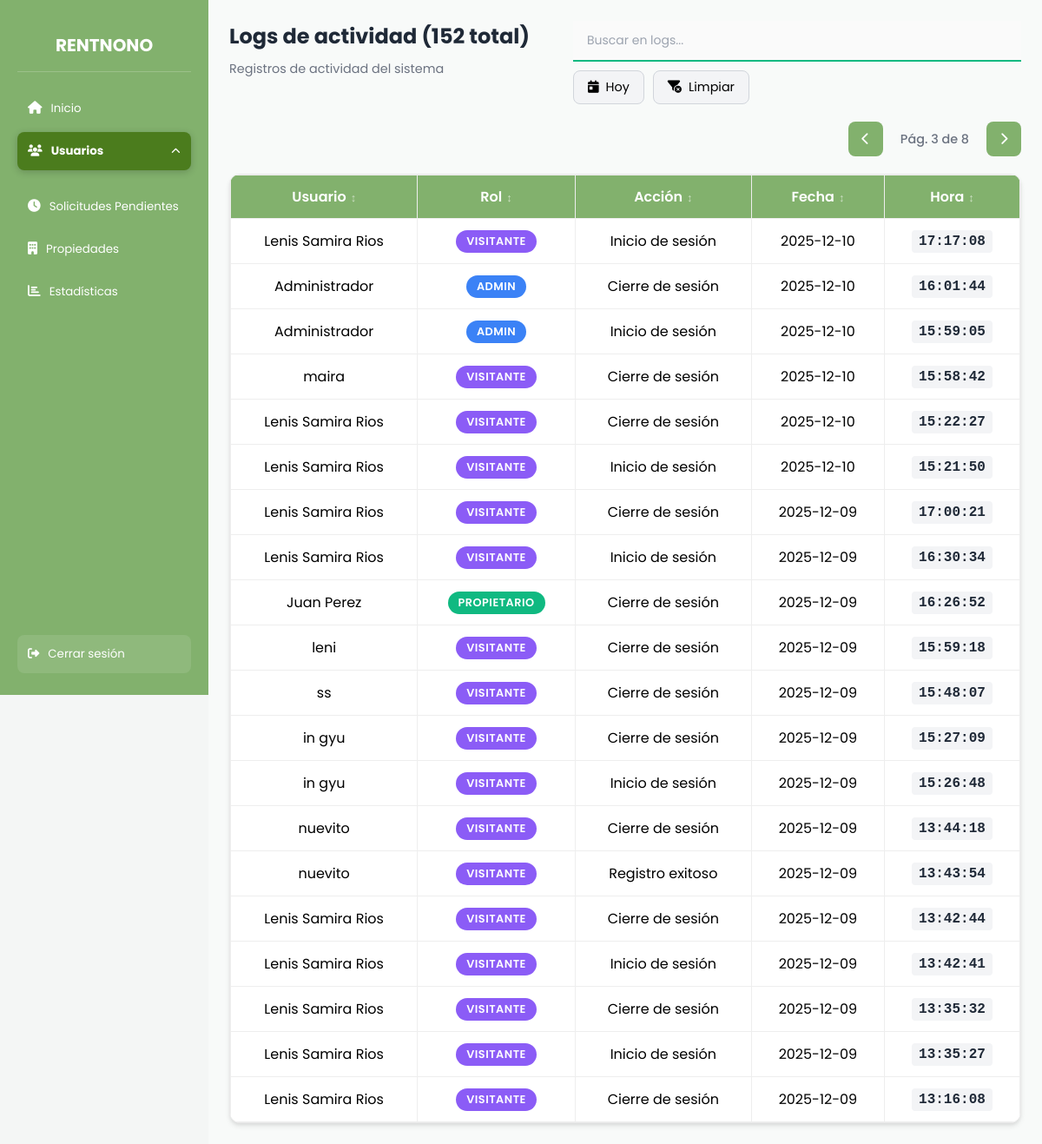
/RentNono/admin/indexadmin.php?pagina_logs=3&seccion=usuarios&tabla=logs (signed in), run on the app's committed database.
### tables this page shows
CREATE TABLE `logs_actividad` (
  `id` int(11) NOT NULL,
  `usuario_id` int(11) DEFAULT NULL,
  `usuario_nombre` varchar(150) DEFAULT NULL,
  `rol` enum('admin','propietario','visitante') NOT NULL DEFAULT 'visitante',
  `accion` varchar(255) NOT NULL,
  `fecha` datetime NOT NULL DEFAULT current_timestamp()
);

### RentNono/admin/indexadmin.php (the view, shortened to what this page needs)
<?php
require_once __DIR__ . '/../database/conexion.php';
            foreach ($usuarios as $u): ?>
            <?php endforeach;
$logsPorPagina = 20;
$paginaLogs = isset($_GET['pagina_logs']) ? max(1, (int)$_GET['pagina_logs']) : 1;
$offsetLogs = ($paginaLogs - 1) * $logsPorPagina;
try {
    $totalLogs = $conn->query("SELECT COUNT(*) FROM logs_actividad")->fetchColumn();
    $totalPaginasLogs = ceil($totalLogs / $logsPorPagina);
} catch (Exception $e) {
    error_log("Error obteniendo total de logs: " . $e->getMessage());
    $totalLogs = 0;
    $totalPaginasLogs = 1;
}
try {
    $logs = $conn->prepare("
        SELECT usuario_nombre, rol, accion, fecha, DATE(fecha) as fecha_simple
        FROM logs_actividad
        ORDER BY fecha DESC
        LIMIT :limit OFFSET :offset
    ");
    $logs->bindValue(':limit', $logsPorPagina, PDO::PARAM_INT);
    $logs->bindValue(':offset', $offsetLogs, PDO::PARAM_INT);
    $logs->execute();
    $logs = $logs->fetchAll(PDO::FETCH_ASSOC);
} catch (Exception $e) {
    error_log("Error obteniendo logs: " . $e->getMessage());
    $logs = [];
}
$seccionActiva = isset($_GET['seccion']) ? $_GET['seccion'] : 'inicio';
$tablaActiva = isset($_GET['tabla']) && in_array($_GET['tabla'], ['admins', 'propietarios', 'visitantes', 'logs'])
    ? $_GET['tabla']
    : 'admins';
?>
<!DOCTYPE html>
<html lang="es">
<head>
    <link rel="stylesheet" href="../estilos/admin.css">
    <link rel="stylesheet" href="https://cdnjs.cloudflare.com/ajax/libs/font-awesome/6.5.0/css/all.min.css">
</head>
<body>
<div class="layout">
    <aside class="sidebar">
        <h2 class="logo">RENTNONO</h2>
        <button class="menu-btn <?= $seccionActiva === 'inicio' ? 'activo' : '' ?>" data-seccion="inicio" id="btnInicio">
            <i class="fa-solid fa-house"></i> <span class="menu-text">Inicio</span>
        </button>
        <button class="menu-btn <?= $seccionActiva === 'usuarios' ? 'activo' : '' ?>" id="btnUsuarios">
            <i class="fa-solid fa-users"></i> <span class="menu-text">Usuarios</span>
            <i class="fa-solid fa-chevron-down flecha"></i>
        </button>
        <button class="menu-btn <?= $seccionActiva === 'solicitudes' ? 'activo' : '' ?>" data-seccion="solicitudes" id="btnSolicitudes">
            <i class="fa-solid fa-clock"></i> <span class="menu-text">Solicitudes Pendientes</span>
        </button>
        <button class="menu-btn <?= $seccionActiva === 'propiedades' ? 'activo' : '' ?>" data-seccion="propiedades" id="btnPropiedades">
            <i class="fa-solid fa-building"></i> <span class="menu-text">Propiedades</span>
        </button>
        <button class="menu-btn <?= $seccionActiva === 'estadisticas' ? 'activo' : '' ?>" data-seccion="estadisticas" id="btnEstadisticas">
            <i class="fa-solid fa-chart-bar"></i> <span class="menu-text">Estadísticas</span>
        </button>
        <button class="menu-btn logout-btn" id="btnLogout">
            <i class="fa-solid fa-right-from-bracket"></i> <span class="menu-text">Cerrar sesión</span>
        </button>
    </aside>
    <main class="contenido">
        <section id="logs" class="seccion <?= $seccionActiva === 'usuarios' && $tablaActiva === 'logs' ? 'visible' : '' ?>">
            <div class="logs-header">
                <div class="tabla-title">
                    <h2>Logs de actividad (<span id="totalLogsCount"><?= $totalLogs ?></span> total)</h2>
                    <span class="tabla-subtitle">Registros de actividad del sistema</span>
                </div>
                <div class="logs-filters">
                    <input type="text" id="searchLogs" placeholder="Buscar en logs..." class="buscador-tabla">
                    <button class="filter-btn" id="filterToday">
                        <i class="fa-solid fa-calendar-day"></i> Hoy
                    </button>
                    <button class="filter-btn" id="clearFilters">
                        <i class="fa-solid fa-filter-circle-xmark"></i> Limpiar
                    </button>
                </div>
            </div>
            <?php if ($totalLogs > 0 && $totalPaginasLogs > 1): ?>
            <div class="paginacion-tabla logs-paginacion">
                <?php if ($paginaLogs > 1): ?>
                    <a href="?pagina_logs=<?= $paginaLogs - 1 ?>&seccion=usuarios&tabla=logs" class="pagina-btn small">
                        <i class="fa-solid fa-chevron-left"></i>
                    </a>
                <?php else: ?>
                    <span class="pagina-btn small disabled">
                        <i class="fa-solid fa-chevron-left"></i>
                    </span>
                <?php endif; ?>
                <span class="info-pagina">
                    Pág. <?= $paginaLogs ?> de <?= $totalPaginasLogs ?>
                </span>
                <?php if ($paginaLogs < $totalPaginasLogs): ?>
                    <a href="?pagina_logs=<?= $paginaLogs + 1 ?>&seccion=usuarios&tabla=logs" class="pagina-btn small">
                        <i class="fa-solid fa-chevron-right"></i>
                    </a>
                <?php else: ?>
                    <span class="pagina-btn small disabled">
                        <i class="fa-solid fa-chevron-right"></i>
                    </span>
                <?php endif; ?>
            </div>
            <?php endif; ?>
            <div class="tabla-contenedor">
                <table id="tablaLogs">
                    <thead>
                        <tr>
                            <th data-ordenable="true">Usuario</th>
                            <th data-ordenable="true">Rol</th>
                            <th data-ordenable="true">Acción</th>
                            <th data-ordenable="true">Fecha</th>
                            <th data-ordenable="true">Hora</th>
                        </tr>
                    </thead>
                    <tbody>
                        <?php if (!empty($logs)): ?>
                            <?php foreach ($logs as $l): ?>
                            <tr>
                                <td><?= htmlspecialchars($l['usuario_nombre'], ENT_QUOTES, 'UTF-8') ?></td>
                                <td><span class="rol-badge rol-<?= htmlspecialchars($l['rol'], ENT_QUOTES, 'UTF-8') ?>"><?= htmlspecialchars($l['rol'], ENT_QUOTES, 'UTF-8') ?></span></td>
                                <td><?= htmlspecialchars($l['accion'], ENT_QUOTES, 'UTF-8') ?></td>
                                <td><?= htmlspecialchars($l['fecha_simple'], ENT_QUOTES, 'UTF-8') ?></td>
                                <td><span class="hora-log"><?= date('H:i:s', strtotime($l['fecha'])) ?></span></td>
                            </tr>
                            <?php endforeach; ?>
                        <?php endif; ?>
                    </tbody>
                </table>
            </div>
        </section>
    </main>
</div>
</body>
</html>

### data on the page
logs_actividad: usuario_nombre "Lenis Samira Rios", rol "VISITANTE", accion "Inicio de sesión", fecha_simple "2025-12-10", fecha "17:17:08"
logs_actividad: usuario_nombre "Administrador", rol "ADMIN", accion "Cierre de sesión", fecha_simple "2025-12-10", fecha "16:01:44"
logs_actividad: usuario_nombre "Administrador", rol "ADMIN", accion "Inicio de sesión", fecha_simple "2025-12-10", fecha "15:59:05"
logs_actividad: usuario_nombre "maira", rol "VISITANTE", accion "Cierre de sesión", fecha_simple "2025-12-10", fecha "15:58:42"
logs_actividad: usuario_nombre "Lenis Samira Rios", rol "VISITANTE", accion "Cierre de sesión", fecha_simple "2025-12-10", fecha "15:22:27"
logs_actividad: usuario_nombre "Lenis Samira Rios", rol "VISITANTE", accion "Inicio de sesión", fecha_simple "2025-12-10", fecha "15:21:50"
logs_actividad: usuario_nombre "Lenis Samira Rios", rol "VISITANTE", accion "Cierre de sesión", fecha_simple "2025-12-09", fecha "17:00:21"
logs_actividad: usuario_nombre "Lenis Samira Rios", rol "VISITANTE", accion "Inicio de sesión", fecha_simple "2025-12-09", fecha "16:30:34"
logs_actividad: usuario_nombre "Juan Perez", rol "PROPIETARIO", accion "Cierre de sesión", fecha_simple "2025-12-09", fecha "16:26:52"
logs_actividad: usuario_nombre "leni", rol "VISITANTE", accion "Cierre de sesión", fecha_simple "2025-12-09", fecha "15:59:18"
logs_actividad: usuario_nombre "ss", rol "VISITANTE", accion "Cierre de sesión", fecha_simple "2025-12-09", fecha "15:48:07"
logs_actividad: usuario_nombre "in gyu", rol "VISITANTE", accion "Cierre de sesión", fecha_simple "2025-12-09", fecha "15:27:09"
logs_actividad: usuario_nombre "in gyu", rol "VISITANTE", accion "Inicio de sesión", fecha_simple "2025-12-09", fecha "15:26:48"
logs_actividad: usuario_nombre "nuevito", rol "VISITANTE", accion "Cierre de sesión", fecha_simple "2025-12-09", fecha "13:44:18"
logs_actividad: usuario_nombre "nuevito", rol "VISITANTE", accion "Registro exitoso", fecha_simple "2025-12-09", fecha "13:43:54"
logs_actividad: usuario_nombre "Lenis Samira Rios", rol "VISITANTE", accion "Cierre de sesión", fecha_simple "2025-12-09", fecha "13:42:44"
logs_actividad: usuario_nombre "Lenis Samira Rios", rol "VISITANTE", accion "Inicio de sesión", fecha_simple "2025-12-09", fecha "13:42:41"
logs_actividad: usuario_nombre "Lenis Samira Rios", rol "VISITANTE", accion "Cierre de sesión", fecha_simple "2025-12-09", fecha "13:35:32"
logs_actividad: usuario_nombre "Lenis Samira Rios", rol "VISITANTE", accion "Inicio de sesión", fecha_simple "2025-12-09", fecha "13:35:27"
logs_actividad: usuario_nombre "Lenis Samira Rios", rol "VISITANTE", accion "Cierre de sesión", fecha_simple "2025-12-09", fecha "13:16:08"

### other printed values
$totalLogs "152"
$paginaLogs "3"
$totalPaginasLogs "8"
